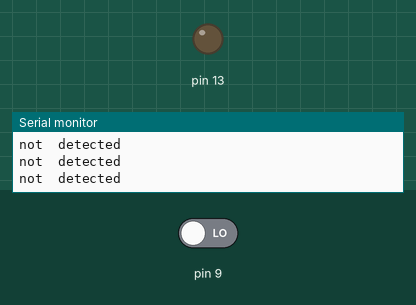
Bench run of a sketch on a simulated Arduino Uno, built with avr-gcc and run on an emulated ATmega328P. Parts: output pins drawn as LEDs (lit = HIGH), the last lines printed to the serial monitor. The test bench sets the inputs (shaded band); at power-on: pin 9 LOW.

Above: at 2.8 s.
2.9 s: pin 9 driven HIGH
At 3.6 s:
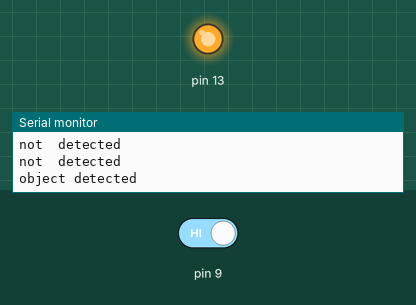
4.5 s: pin 9 driven LOW
At 6.4 s:
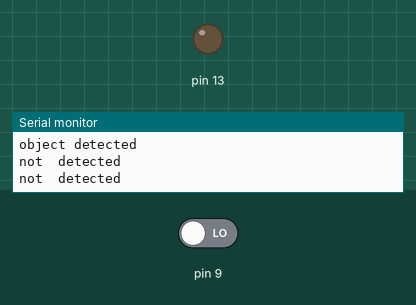
Timing chart, 0 to 7.9 s (numbered marks = the images above; inputs shaded):
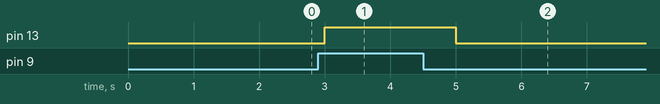

Measured:
- after the input at 2.9 s, pin 13: LOW → HIGH after 0.10 s
- after the input at 4.5 s, pin 13: HIGH → LOW after 0.50 s

The sketch:

proximity_ir_sensor.ino
```cpp
void setup() {
  // put your setup code here, to run once:
  pinMode(9,INPUT);
  pinMode(13,OUTPUT);
  Serial.begin(9600);

}


void loop() {
  // put your main code here, to run repeatedly:


  {
  if(digitalRead(9)==1)
  {
    digitalWrite(13,1);
    Serial.println("object detected");

  }
  else
  {
    digitalWrite(13,0);
    Serial.println("not  detected");
  }
  }
  delay(1000);
}
```
